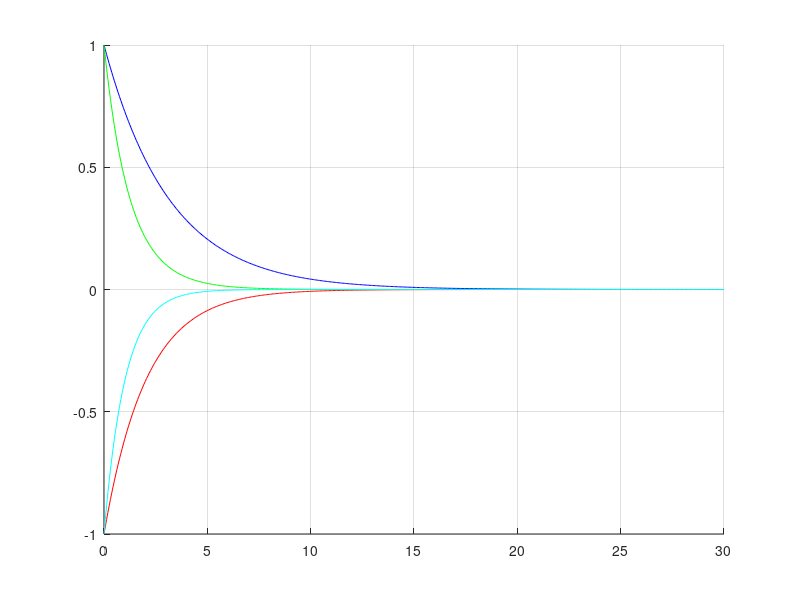
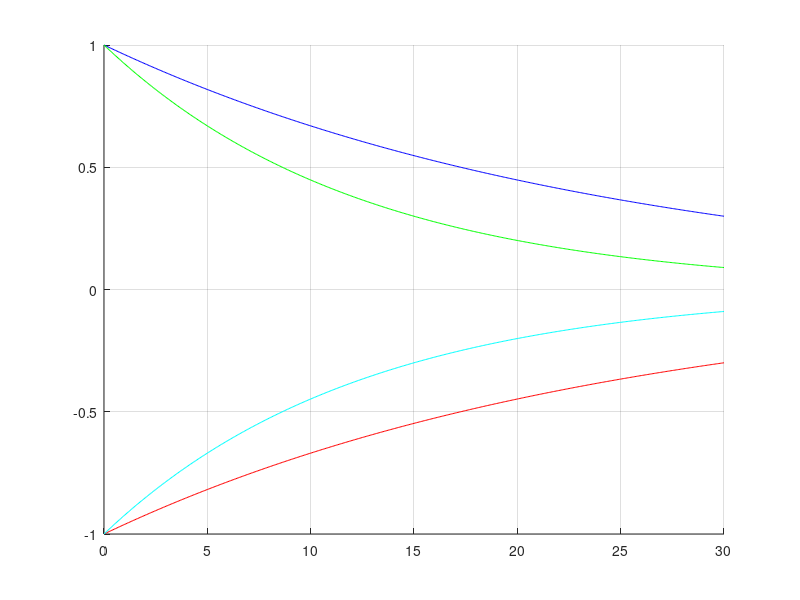

These figures' MATLAB source, in order:
% harmonicoscE

%
if (1)
figure(3);clf;hold on;grid on;
m=1000;
k=100;
c=sqrt(4*m*k).*4;
m1=m;k1=k;c1=c;w0=sqrt(k/m);
t=0:0.25/4:30;
A2=0;A1=1;
gamma1=-(-c/2/m+(c*c/4/m/m - k/m)^0.5);
gamma2=-(-c/2/m-(c*c/4/m/m - k/m)^0.5);

xod=A1.*exp(-gamma1.*t)+A2.*exp(-gamma2.*t);
vod = -A1.*gamma1.*exp(-gamma1.*t)-A2.*gamma2.*exp(-gamma2.*t);
E = (1/2).*m.*vod.^2 + (1/2).*k.*xod.^2;
dEdt = -c.*vod.^2;
plot(t,xod,'b');
plot(t,vod./abs(vod(1)),'r');
plot(t,E./E(1),'g');
plot(t,dEdt./abs(dEdt(1)),'c');

m=m1*10;k=k1;c=c1;
gamma1=-(-c/2/m+(c*c/4/m/m - k/m)^0.5);
gamma2=-(-c/2/m-(c*c/4/m/m - k/m)^0.5);
xod=A1.*exp(-gamma1.*t)+A2.*exp(-gamma2.*t);
%plot(t,xod,'g');
m=m1;k=k1;c=c1*10;
gamma1=-(-c/2/m+(c*c/4/m/m - k/m)^0.5);
gamma2=-(-c/2/m-(c*c/4/m/m - k/m)^0.5);
xod=A1.*exp(-gamma1.*t)+A2.*exp(-gamma2.*t);
%plot(t,xod,'c');
m=m1;k=k1*10;c=c1;
gamma1=-(-c/2/m+(c*c/4/m/m - k/m)^0.5);
gamma2=-(-c/2/m-(c*c/4/m/m - k/m)^0.5);
xod=A1.*exp(-gamma1.*t)+A2.*exp(-gamma2.*t);
%plot(t,xod,'r');
end

if (1)
figure(2);clf;hold on;grid on;
t=0:0.25/4:30;
m=1000;
k=100;
c=100;
k1=k;m1=m;c=sqrt(4*m*k);A=0;B=1;gamma=c/2/m;

xcd=(A.*t + B).*exp(-gamma.*t);
vcd=A.*exp(-gamma.*t)-(A.*t+B).*gamma.*exp(-gamma1.*t);
E = (1/2).*m.*vcd.^2 + (1/2).*k.*xcd.^2;
dEdt = -c.*vcd.^2;
plot(t,xcd,'b');
plot(t,vcd./abs(vcd(1)),'r');
plot(t,E./abs(E(1)),'g');
plot(t,dEdt/abs(dEdt(1)),'c');

m=m1*10;k=k1;c=sqrt(4*m*k);
A=0;B=1;gamma=c/2/m;
xcd=(A.*t + B).*exp(-gamma.*t);
%plot(t,xcd,'g');grid on;
m=m1;k=k1*10;c=sqrt(4*m*k);
A=0;B=1;gamma=c/2/m;
%xcd=(A.*t + B).*exp(-gamma.*t);
%plot(t,xcd,'r');grid on;
end

if (0)
figure(1);clf;hold on;grid on; 
t=0:0.25/4:300;
m=10000;
k=100;
c=100;
m1=m;k1=k;c1=c;w0=sqrt(k/m);A=1;gamma=c/2/m;
wd=(w0^2-gamma^2)^0.5;
xud = exp(-gamma.*t) .* A .* cos(wd.*t);

vud = -gamma.*exp(-gamma.*t).*A.*cos(wd.*t)-exp(-gamma.*t).*A.*sin(wd.*t).*wd;
E = (1/2).*m.*vud.^2 + (1/2).*k.*xud.^2;
dEdt = -c.*vud.^2;
plot(t,xud,'b');
plot(t,vud,'r');
plot(t,E./E(1),'g');
plot(t,dEdt,'c');

m=m1*10;k=k1;c=c1;w0=sqrt(k/m);A=1;gamma=c/2/m;
wd=(w0^2-gamma^2)^0.5;
xud = exp(-gamma.*t) .* A .* cos(wd.*t);
%plot(t,xud,'g');
m=m1;k=k1*10;c=c1;w0=sqrt(k/m);A=1;gamma=c/2/m;
wd=(w0^2-gamma^2)^0.5;
xud = exp(-gamma.*t) .* A .* cos(wd.*t);
%plot(t,xud,'r');
m=m1;k=k1;c=c1*10;w0=sqrt(k/m);A=1;gamma=c/2/m;
wd=(w0^2-gamma^2)^0.5;
xud = exp(-gamma.*t) .* A .* cos(wd.*t);
%plot(t,xud,'c');
end

%figure(3);
%clf;
%hold on;
%plot(t,xod,'m');
%plot(t,xcd,'r');
%plot(t,xud,'g');
%plot(t,exp(-gamma.*t) .* A,'b');
%plot(t,exp(-gamma.*t) .* -A,'b');
%grid on;
